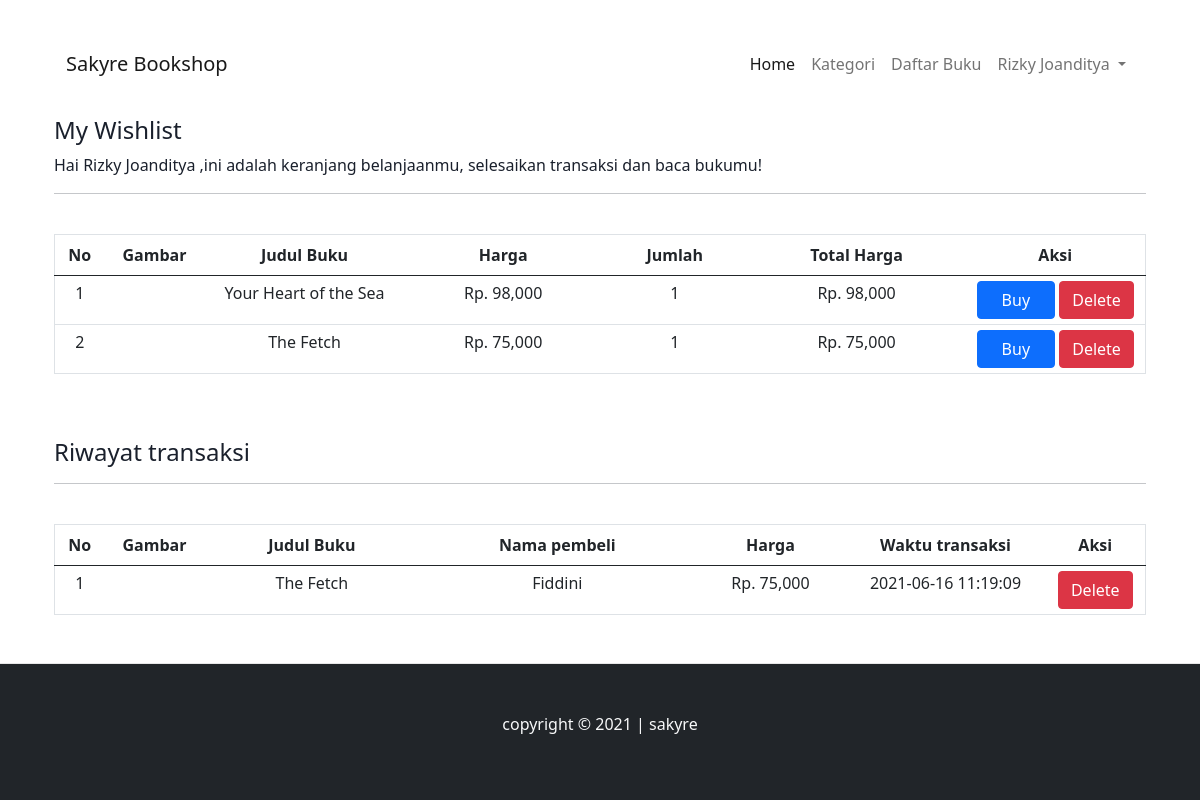
Screenshot of /wishlist.php (signed in) with the database file from the repository.
### tables this page shows
CREATE TABLE `db_user` (
  `id` int(12) NOT NULL,
  `username` varchar(50) NOT NULL,
  `email` varchar(50) NOT NULL,
  `password` varchar(255) NOT NULL,
  `nama` varchar(255) NOT NULL,
  `hp` varchar(50) NOT NULL,
  `alamat` text NOT NULL,
  `role` varchar(11) NOT NULL
);

CREATE TABLE `db_wishlist` (
  `wishlist_id` int(12) NOT NULL,
  `id` int(12) NOT NULL,
  `product_id` int(12) NOT NULL,
  `category_id` int(12) NOT NULL,
  `wishlist_qty` int(10) NOT NULL,
  `wishlist_status` enum('done','in progres') NOT NULL
);

CREATE TABLE `db_product` (
  `product_id` int(12) NOT NULL,
  `category_id` int(12) NOT NULL,
  `product_name` varchar(50) NOT NULL,
  `product_price` int(11) NOT NULL,
  `product_description` text NOT NULL,
  `desc` varchar(100) NOT NULL,
  `product_image` varchar(100) NOT NULL,
  `product_status` varchar(10) NOT NULL,
  `date_created` timestamp NOT NULL DEFAULT current_timestamp()
);

CREATE TABLE `db_transaction` (
  `tr_id` int(12) NOT NULL,
  `wishlist_id` int(12) NOT NULL,
  `tr_name` varchar(100) NOT NULL,
  `bank_id` int(12) NOT NULL,
  `ongkir_id` int(11) NOT NULL,
  `tr_address` text NOT NULL,
  `tr_codepos` int(12) NOT NULL,
  `tr_hp` varchar(12) NOT NULL,
  `tr_date` timestamp NOT NULL DEFAULT current_timestamp() ON UPDATE current_timestamp()
);

### wishlist.php (the view, shortened to what this page needs)
<!DOCTYPE html>
<html lang="en">
<head>
    <link href="https://cdn.jsdelivr.net/npm/bootstrap@5.0.1/dist/css/bootstrap.min.css" rel="stylesheet"
>
    <link rel="stylesheet" href="../css/style.css">
</head>
<body>
    <?php
      require 'navbar.index.php';
    ?>
    <div class="container mt-4">
        <div class="container-fluid">
            <h4>My Wishlist</h4>
            <p>Hai <?php echo $d->nama ?> ,ini adalah keranjang belanjaanmu, selesaikan transaksi dan baca bukumu! </p>
            <hr><br>
            <table border="1" cellspacing="0" class="table">
                <thead>
                    <tr class="text-center">
                        <th width="50px">No</throw>
                        <th width="100">Gambar</th>
                        <th width="200px">Judul Buku</th>
                        <th>Harga</th>
                        <th>Jumlah</th>
                        <th>Total Harga</th>
                        <th width="180">Aksi</th>
                        </th>
                    </tr>
                </thead>
                <tbody>
                    <?php
    $no=1;
    $buku = mysqli_query($conn, "SELECT * FROM db_wishlist JOIN db_user on db_user.id=db_wishlist.id JOIN db_product on db_product.product_id=db_wishlist.product_id JOIN db_category ON db_category.category_id = db_wishlist.category_id  WHERE db_user.id=$d->id AND wishlist_status='in progres' ORDER BY wishlist_id DESC");
    if(mysqli_num_rows($buku)>0){
    while($row = mysqli_fetch_array($buku)){
?>
                    <tr class="text-center">
                        <td><?php echo $no++ ?></td>
                        <td><img src="../sakyre2.0/img/cover-book/<?php echo $row['product_image']?>" alt=""
                                width="120px"></td>
                        <td><?php echo $row['product_name']?> </td>
                        <div class="totalharga">
                        <td id="hargaBuku">Rp. <?php echo number_format($row['product_price']) ?></td>
                        <td>  <?php echo $row['wishlist_qty']?></td>
                        <td id="totalHarga" >Rp. <?php echo number_format($row['product_price']*$row['wishlist_qty'])?></td>
                        </div>
                        <td> <a class="btn btn-primary px-4"   href="../sakyre2.0/beli.php?idb=<?php echo $row['wishlist_id'] ?>">Buy</a>
                            <a class="btn btn-danger" href="proses.hapus.php?idw=<?php echo $row['wishlist_id']  ?>"
                                onclick="return confirm('Are you sure to delete this ?')">Delete</a>
                        </td>
                    </tr>
                    <?php } }else{?>
                    <tr>
                        <td colspan="8">Tidak ada data</td>
                    </tr>
                    <?php } ?>
                </tbody>
            </table>
            <br><br>
            <h4>Riwayat transaksi</h4>
            <hr><br>
            <table border="1" cellspacing="0" class="table">
                <thead class="text-center">
                    <tr>
                        <th width="50px">No</throw>
                        <th width="100">Gambar</th>
                        <th >Judul Buku</th>
                        <th >Nama pembeli</th>
                        <th width="150">Harga</th>
                        <th width="200">Waktu transaksi</th>
                        <th width="100">Aksi</th>
                        </th>
                    </tr>
                </thead>
                <tbody class="text-center">
                    <?php
    $no=1;
    $transaction = mysqli_query($conn, "SELECT * FROM `db_transaction` JOIN db_wishlist ON db_wishlist.wishlist_id = db_transaction.wishlist_id JOIN db_user on db_user.id=db_wishlist.id JOIN db_product on db_product.product_id=db_wishlist.product_id JOIN db_category ON db_category.category_id = db_wishlist.category_id WHERE db_user.id=$d->id ORDER BY tr_id DESC");
    if(mysqli_num_rows($transaction)>0){
    while($row = mysqli_fetch_array($transaction)){
?>
                    <tr >
                        <td><?php echo $no++ ?></td>
                        <td><img src="../sakyre2.0/img/cover-book/<?php echo $row['product_image']?>" alt=""
                                width="120px"></td>
                        <td><?php echo $row['product_name']?> </td>
                        <td><?php echo $row['tr_name']?> </td>
                        <td>Rp. <?php echo number_format($row['product_price']) ?></td>
                        <td><?php echo ($row['tr_date'])?></td>
                        <td>
                            <a class="btn btn-danger" href="proses.hapus.php?idt=<?php echo $row['db_transaction.tr_id']  ?>"
                                onclick="return confirm('Are you sure to delete this ?')">Delete</a>
                        </td>
                    </tr>
                    <?php } }else{?>
                    <tr>
                        <td colspan="8">Tidak ada data</td>
                    </tr>
                    <?php } ?>
                </tbody>
            </table>
        </div>
    </div>
    <?php
    require 'footer.php';
?>
</body>
</html>

### navbar.index.php (shortened to what this page needs)
<?php
    include 'functions.php';
    $select = mysqli_query($conn, "SELECT * FROM db_user WHERE id = '".$_SESSION['id']."'");
    $d      = mysqli_fetch_object($select);
?>
<div class="container my-3">
    <div class="container-fluid">
        <nav class="navbar navbar-expand-lg navbar-light bg-white pt-4">
            <div class="container-fluid">
                <a class="navbar-brand" href="../sakyre2.0/index.php">Sakyre Bookshop</a>
                <div class="collapse navbar-collapse" id="#navbarScroll">
                    <ul class="navbar-nav ml-10px ms-auto mb-2 mb-lg-0">
                        <li class="nav-item">
                            <a class="nav-link active" aria-current="page" href="../sakyre2.0/index.php">Home</a>
                        </li>
                        <?php
              if($d->role=='admin'){
                        ?>
                        <li class="nav-item">
                            <a class="nav-link" href="../sakyre2.0/kategori.php">Kategori</a>
                        </li>
                        <?php
                        }else {?>
                        <li><a class="nav-link" href="../sakyre2.0/kategori.member.php">Kategori</a></li>
                        <?php } ?>
                        <li class="nav-item">
                        <?php
                            if($d->role=='admin'){
                          ?>
                                <li><a class="nav-link" href="../sakyre2.0/buku.php">Daftar Buku</a></li>
                                <?php
                           }else {?>
                                <li><a class="nav-link" href="../sakyre2.0/buku.member.php">Daftar Buku</a></li>
                                <?php } ?>
                        </li>
                        <li class="nav-item dropdown">
                            <a class="nav-link dropdown-toggle" href="#" id="navbarDropdown" role="button"
                                data-bs-toggle="dropdown" aria-expanded="false">
                                <?php echo $d->nama?>
                            </a>
                        </li>
                    </ul>
                </div>
            </div>
        </nav>
    </div>
</div>

### footer.php
<footer class="footer py-5 mt-5 mb-0 text-light bg-dark">
<div class="text-center" >
    <p>copyright <?php echo '&copy' ?> 2021 | sakyre </p>
</div>
</footer>

### css/style.css (style rules this page uses)
.footer { padding-top: 0px; border-top: 1px solid #e7e7e7; margin-bottom: 0px; }
.container .container-fluid table.table { width: 100%; border-collapse: collapse; }
.container .container-fluid table.table tr { height: 30px; }
.container .container-fluid table.table tr td { padding: 5px 10px; }
body { display: block; }
body { margin-top: 20px; color: #1a202c; text-align: left; background-color: #fff; }
.mb-3, .my-3 { margin-bottom: 1rem !important; }
html { scroll-behavior: smooth; }

### rows the page displays
db_user: nama "Rizky Joanditya"
db_wishlist: product.product_name "Your Heart of the Sea", product.product_price "98,000", wishlist_qty "1", $row['product_price']*$row['wishlist_qty'] "98,000"
db_wishlist: product.product_name "The Fetch", product.product_price "75,000", wishlist_qty "1", $row['product_price']*$row['wishlist_qty'] "75,000"
db_transaction: db_product.product_name "The Fetch", tr_name "Fiddini", db_product.product_price "75,000", tr_date "2021-06-16 11:19:09"
